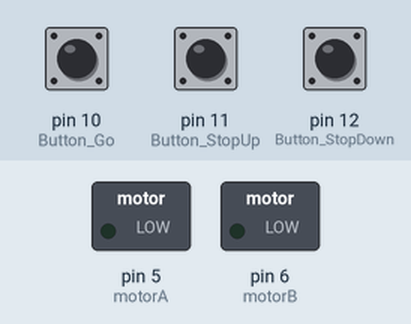
Recording of a sketch running on a simulated Arduino Uno, built with avr-gcc and run on an emulated ATmega328P. Parts: switched loads named in the sketch (green lamp = pin HIGH). The test bench sets the inputs (shaded band); at power-on: pin 10 (Button_Go) LOW, pin 11 (Button_StopUp) LOW, pin 12 (Button_StopDown) LOW.

Above: at 1.2 s.
1.3 s: pin 10 (Button_Go) pulled HIGH for 0.15 s
At 2.2 s:
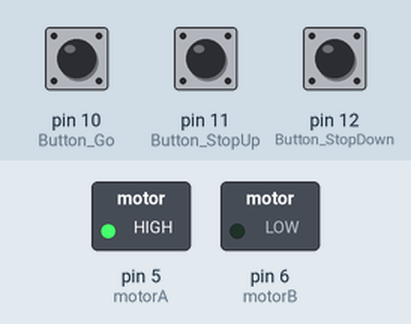
2.9 s: pin 11 (Button_StopUp) pulled HIGH for 0.15 s
At 5.5 s:
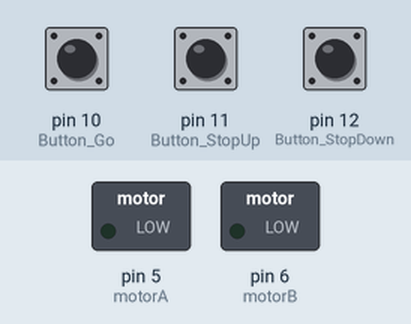
5.9 s: pin 10 (Button_Go) pulled HIGH for 1 s
At 6.9 s:
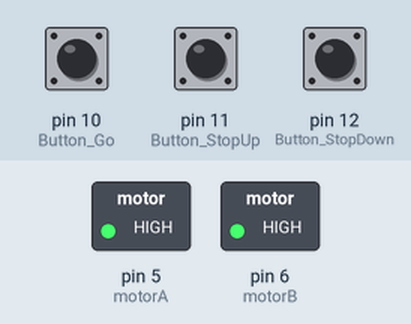
8.4 s: pin 12 (Button_StopDown) pulled HIGH for 0.15 s
At 10.9 s:
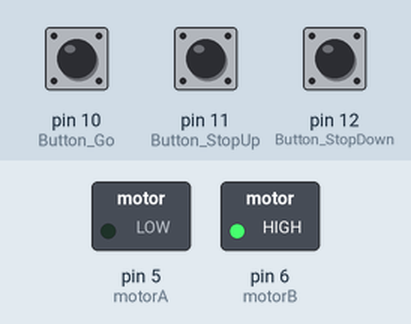
11.5 s: pin 10 (Button_Go) pulled HIGH for 3.2 s
At 12.3 s:
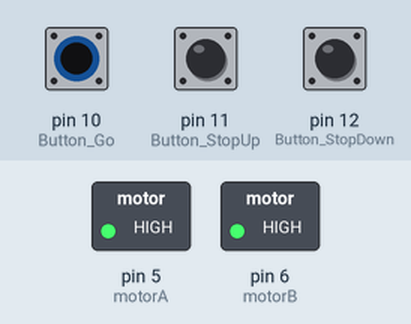
16.2 s: pin 12 (Button_StopDown) pulled HIGH for 1 s
At 19.2 s:
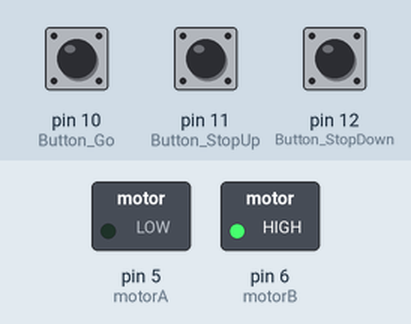
Timing chart, 0 to 20.4 s (numbered marks = the images above; inputs shaded):
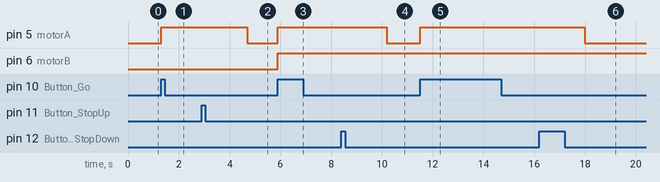

The sketch:

Prototype_V2_Program.ino
```cpp
// Creates names for each connected pin
const int motorA = 5;
const int motorB = 6;
const int Button_Go = 10;
const int Button_StopUp = 11;
const int Button_StopDown = 12;

// Initialise variables
bool location = false; // Tells system where the platform is. false = bottom of stairs, true = top of stairs
bool running = false; // Tells the system if the motor is running
int i = 0; // For deceleration loop


void setup()
{
  // Initialises digital pins as an OUTPUT
  pinMode(motorA, OUTPUT);
  pinMode(motorB, OUTPUT);

  // Initialises digital pins as an INPUT
  pinMode(Button_Go, INPUT);
  pinMode(Button_StopUp, INPUT);
  pinMode(Button_StopDown, INPUT);
}


void motor_deceleration(){ // Creates a function to stop the motor over 2 second period
  for (i=255; i>0; i--){
    analogWrite(motorA, i); // Motor speed decreases with each increment
    delay(2000/255); // i decreases by 1 approximately every 8 ms
  }
}


void motor_up(){ // Creates a function for the motor to raise the platform
  analogWrite(motorA, 255);  // Sets the speed of the motor to max
  digitalWrite(motorB, LOW); // Sets the motor to spin counter-clockwise
}


void motor_down(){ // Creates a function for the motor to lower the platform
  analogWrite(motorA, 255);  // Sets the speed of the motor to max
  digitalWrite(motorB, HIGH); // Sets the motor to spin clockwise
}


void loop(){

  if (digitalRead(Button_Go) == HIGH && location == false){ // Only runs if platforms as bottom of the stairs and Button_Go is pressed
    running = true; // Tells the system the motor is now running
    while (running == true){ // Continues to repeat as long as motor is running
      motor_up(); // Runs the motor up function

      if (digitalRead(Button_StopUp) == HIGH){ //Runs if Button_StopUp is pressed
        motor_deceleration(); // Runs deceleration function
        location = true; // Tells system platform is now at the top of the stairs
        running = false; // Tells system motor is no longer running; Stops while loop from repeating
        digitalWrite(motorA, LOW); // Sets motor speed to 0
      }
    }
  }

  if (digitalRead(Button_Go) == HIGH && location == true){ // Only runs if platforms as top of the stairs and Button_Go is pressed
    running = true; // Tells the system the motor is now running
    while (running == true){ // Continues to repeat as long as motor is running
      motor_down(); // Runs the motor down function

      if (digitalRead(Button_StopDown) == HIGH){ //Runs if Button_StopDown is pressed
        motor_deceleration(); // Runs deceleration function
        location = true; // Tells system platform is now at the bottom of the stairs
        running = false; // Tells system motor is no longer running; Stops while loop from repeating
        digitalWrite(motorA, LOW); // Sets motor speed to 0
      }
    }
  }
}
```

Measured:
- after the input at 1.3 s, pin 5 (motorA): LOW → HIGH at once
- after the input at 2.9 s, pin 5 (motorA): HIGH → LOW after 1.8 s
- after the input at 5.9 s, pin 5 (motorA), pin 6 (motorB): LOW → HIGH at once
- after the input at 8.4 s, pin 5 (motorA): HIGH → LOW after 1.8 s
- after the input at 11.5 s, pin 5 (motorA): LOW → HIGH at once
- after the input at 16.2 s, pin 5 (motorA): HIGH → LOW after 1.8 s
